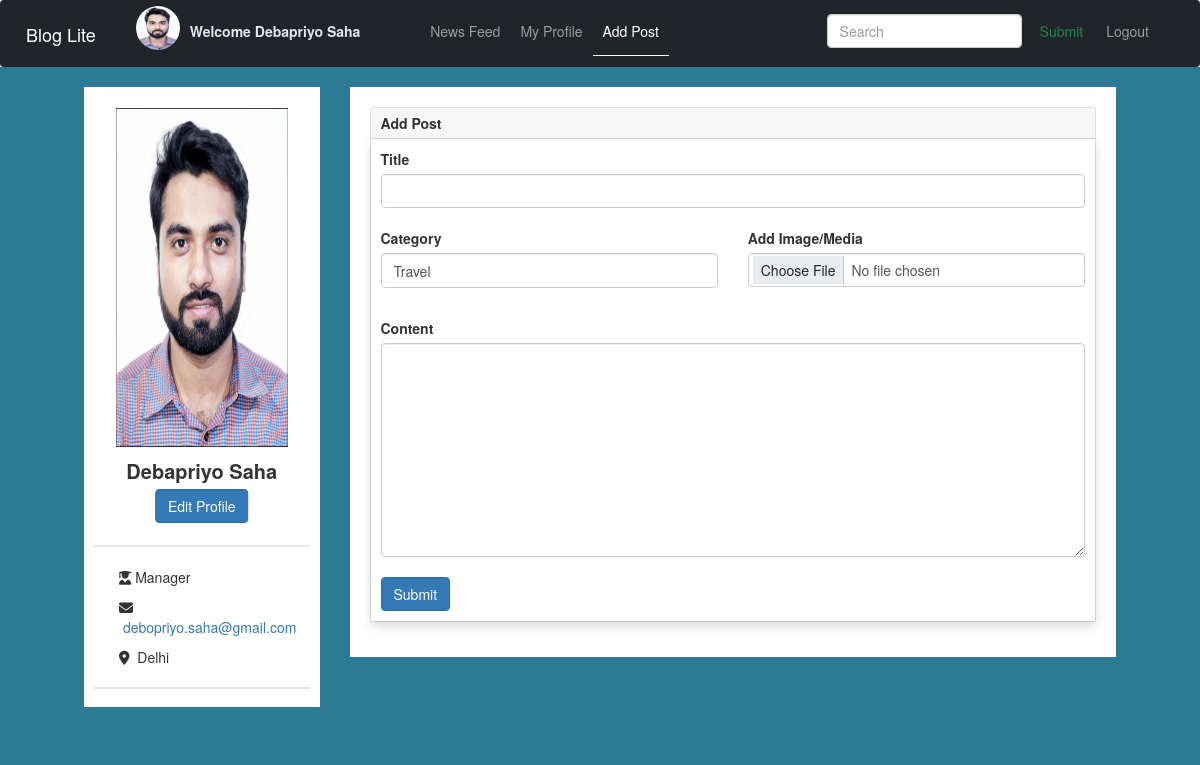
Screenshot of /add_post/debapriyo (signed in) with the database file from the repository.
### application/models.py (models this page shows, shortened)
class User(db.Model,UserMixin):
    __tablename__ = 'user'
    user_id = db.Column(db.Integer, autoincrement=True, primary_key=True)
    fname = db.Column(db.String, unique=False, nullable=False)
    lname = db.Column(db.String, unique=False, nullable=False)
    profession = db.Column(db.String, unique=False, nullable=False)
    location = db.Column(db.String, nullable=False)
    image = db.Column(db.Text, nullable=False)
    username = db.Column(db.String, unique=True,nullable=False)
    password = db.Column(db.String,nullable=False)
    email = db.Column(db.String, unique=False,nullable=False)
    dob = db.Column(db.String, nullable=False)
    mobile = db.Column(db.String, nullable=True)
    timestamp = db.Column(db.DateTime, default=datetime.now())
    user_blog = db.relationship('Blog',backref='user',cascade='all, delete-orphan', passive_deletes=True)
    likes = db.relationship('Like', backref='user',cascade='all, delete-orphan', passive_deletes=True)
    comments = db.relationship('Comment', backref='user',cascade='all, delete-orphan', passive_deletes=True)
    followed = db.relationship('Follow',foreign_keys=[Follow.follower_id],backref=db.backref('follower', lazy='joined'),lazy='dynamic',
                                        cascade='all, delete-orphan')
    followers = db.relationship('Follow',foreign_keys=[Follow.followed_id],backref=db.backref('followed', lazy='joined'),lazy='dynamic',
                            cascade='all, delete-orphan')

### application/controllers.py (the view, shortened to what this page needs)
@app.route('/add_post/<string:username>', methods=['GET', 'POST'])
@login_required
def add_post(username):
    form = PostForm()
    return render_template('add_post.html',form=form)

### application/forms.py
class PostForm(FlaskForm):
	title = StringField("Title", validators=[DataRequired()])
	content = CKEditorField('Content', validators=[DataRequired()])
	type_choices = [('Travel','Travel'),('Food','Food'),('Health & Fitness','Health & Fitness'),('Lifestyle','Lifestyle'),
						('Fashion & Beauty','Fashion & Beauty'),('Photography','Photography'),('Personal','Personal'),('Movies','Movies'),('Sports','Sports')]
	category = SelectField(label='Category', choices=type_choices , validators=[DataRequired()])
	image = FileField("Add Image/Media", validators=[FileRequired(), FileAllowed(["jpg", "png","jpeg","gif","mp4","mpeg2","avi"],message="Wrong Image Format")])
	submit = SubmitField("Submit")

class SearchForm(FlaskForm):
	searched = StringField("Searched", validators=[DataRequired()])
	submit = SubmitField("Submit")

### application/controllers.py (called while the page is built)
@login_manager.user_loader
def load_user(user_id):
	return User.query.get(int(user_id))

@app.context_processor
def search_global():
    search_form=SearchForm()
    return dict(search_form=search_form)

### templates/add_post.html (shortened to what this page needs)
{% include 'navbar.html' %}
{% include 'base.html' %}
<!DOCTYPE html>
<html lang="en">
<head>
</head>
<body>
    <div id="snipperContent" style="height:855px">
        <div class="container-fluid" style="padding: 0% 7%;">
        <div class="row">
            <div class="col-xs-12 col-md-2 col-lg-3">
                <div class="userProfileInfo" >
                    <div class="box" style="height:620px">
                        <div class="image text-center">
                            <img src="{{current_user.image}}" alt="../static/default_dp.png" class="img-responsive">
                        </div>
                        <div class="name"><div style="font-weight:bold;font-size: 20px;text-align: center;">{{current_user.fname}} {{current_user.lname}}</div>
                            <br>
                            <a href="{{ url_for('edit_profile',username=current_user.username) }}"  class="button btn btn-primary">Edit Profile</a>
                        </div>
                        <div class="info">
                            <span><i class="fa-solid fa-user-graduate"></i>&nbsp;{{current_user.profession}}</span>
                            <span><i class="fa-solid fa-envelope"></i> <a href="mailto:{{current_user.email}}" title="e-mail">&nbsp;{{current_user.email}}</a></span>
                            <span><i class="fa-sharp fa-solid fa-location-dot"></i>&nbsp; {{current_user.location}}</span>
                        </div>
                    </div>
                </div>
            </div>
            <div class="col-xs-12 col-md-8 col-lg-9">
                <div class="box">
                    <div class="card mb-4">
                        <div class="card-header">
                                <strong>Add Post</strong>
                        </div>
                        <div class="card-body shadow p-3 mb-8">
                                    <form method="POST" enctype="multipart/form-data">
                                        {{ form.title.label(class="form-label") }}
                                        {{ form.title(class="form-control") }}
                                        <br>
                                        <div class="row gx-3 mb-3">
                                            <div class="col-md-6">
                                                {{ form.category.label(class="form-label")}}
                                                {{ form.category(class="form-control",style="height:35px;") }}
                                            </div>
                                            <div class="col-md-6">
                                                {{form.image.label()}}
                                                {{ form.image(class="form-control",id="img",title="Add Image") }}
                                            </div>
                                        </div>
                                        <br>
                                        {{ form.content.label(class="form-label") }}
                                        {{ form.content(class="form-control", rows="10") }}
                                        <br>
                                        {{ form.submit(class="btn btn-primary") }}
                                    </form>
                        </div>
                    </div>
                </div>
            </div>
        </div>
    </div>
</body>
</html>

### templates/navbar.html (shortened to what this page needs)
<!DOCTYPE html>
{% include 'base.html' %}
<html lang="en">
<head>
  <link rel="stylesheet" href="https://cdn.jsdelivr.net/npm/bootstrap@4.0.0/dist/css/bootstrap.min.css">
</head>
<body>
  <nav class="navbar navbar-expand-lg navbar-dark bg-dark">
    <div class="container-fluid">
      <a class="navbar-brand" href="#">Blog Lite</a>
      <div class="collapse navbar-collapse" id="navbarSupportedContent">
        <ul class="navbar-nav mr-auto">
          <li class="nav-item">
            <img src="{{current_user.image}}"  alt="#" width="44" height="44" style="border-radius:50%">
           </li>
           <li class="nav-item">
            <label class="nav-text">Welcome {{current_user.fname}} {{current_user.lname}}</label>
          </li>
          <li class="nav-item">
            <a class="nav-link" aria-current="page" href="{{url_for('dashboard',username=current_user.username)}}">News Feed</a>
          </li>
          <li class="nav-item">
            <a class="nav-link" href="/profile/{{current_user.username}}">My Profile</a>
          </li>
          <li class="nav-item">
            <a class="nav-link" href="/add_post/{{current_user.username}}">Add Post</a>
          </li>
        </ul>
        <ul class="navbar-nav mr-auto float-sm-right">
          <li class="nav-item">
            <a class="nav-link" href="{{ url_for('logout') }}">Logout</a>
          </li>
          </ul>
        <form action="{{url_for('search',username=current_user.username)}}" class="form-inline float-sm-right my-2 my-lg-0" method="POST" style="padding-top: 8px;">
          {{ search_form.searched(class="form-control mr-sm-2", placeholder="Search") }}
          {{ search_form.submit(class="btn btn-outline-success my-2 my-sm-0") }}
        </form>
      </div>
    </div>
    </nav>
</body>
</html>

### static/dashboard.css (style rules this page uses)
body { margin-top: 0px; min-height: 100%; background: #ebecf2; }
.userProfileInfo .image { position: relative; }
.name { padding: 10px 0px 5px; border-bottom: 2px solid #e6e7ed; }
.button { margin: 0; position: relative; top: 50%; left: 50%; -ms-transform: translate(-50%, -50%); transform: translate(-50%, -50%); }
.box { background: #fff; padding: 20px; margin: 10px 0 30px 0 }
.userProfileInfo .box { padding: 10px 10px; height: 950px; }
.userProfileInfo .box .info, .userProfileInfo .box .all_connections { padding: 10px 0px; border-bottom: 2px solid #e6e7ed; }
.userProfileInfo .box .info>span { margin: 10px 0px; display: block; padding: 0 0 0 25px; position: relative }
@media (min-width: 992px) { .userProfileInfo .image img { margin-left: 10%; padding-top: 5%; width: 80%; height: 350px; } }
img { max-width: 100%; max-height: 100%; }
.row:after { content: ""; display: table; clear: both; }
#snipperContent { padding-top: 10px; background-color: rgb(45, 122, 148); }
.navbar { margin-bottom: 0px; }
.navbar a { color:white; }
.navbar .nav-item .nav-link { padding: 15px 10px; position: relative; }
.nav-text { padding: 15px 10px 15px 10px; color: #e6e7ed; position: relative; }
.navbar .nav-item .nav-link::before { content: ''; position: absolute; left: 0; right: 0; bottom: 0; height: 1px; background-color: white; transition: all 0.5s ease; transform: scale(0); }
.navbar .nav-item .nav-link.active::before, .navbar .nav-item .nav-link:hover::before { transform: scale(1); }

### rows the page displays
User: image (picture), fname "Debapriyo", lname "Saha", profession "Manager", email "debopriyo.saha@gmail.com", location "Delhi"
